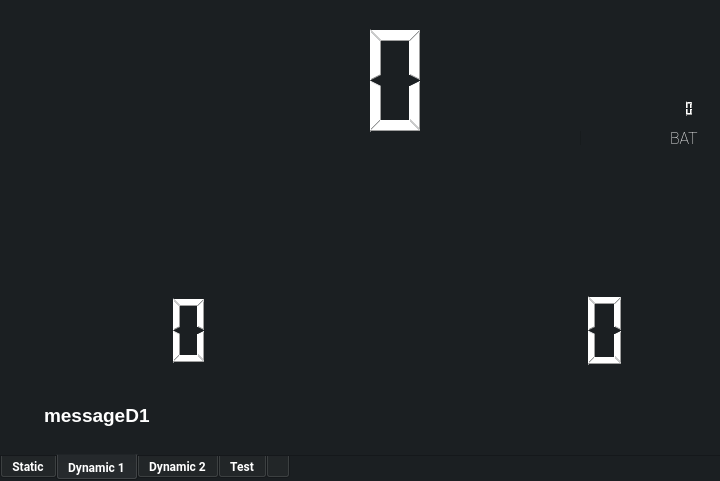
<?xml version="1.0" encoding="UTF-8"?>
<ui version="4.0">
 <class>MainWindow</class>
 <widget class="QMainWindow" name="MainWindow">
  <property name="geometry">
   <rect>
    <x>0</x>
    <y>0</y>
    <width>720</width>
    <height>481</height>
   </rect>
  </property>
  <property name="maximumSize">
   <size>
    <width>800</width>
    <height>700</height>
   </size>
  </property>
  <property name="windowTitle">
   <string>MainWindow</string>
  </property>
  <property name="styleSheet">
   <string notr="true">background-color: rgb(0, 0, 0);</string>
  </property>
  <widget class="QWidget" name="centralWidget">
   <property name="sizePolicy">
    <sizepolicy hsizetype="Maximum" vsizetype="Maximum">
     <horstretch>0</horstretch>
     <verstretch>0</verstretch>
    </sizepolicy>
   </property>
   <widget class="QTabWidget" name="tabWidget">
    <property name="geometry">
     <rect>
      <x>0</x>
      <y>0</y>
      <width>721</width>
      <height>481</height>
     </rect>
    </property>
    <property name="maximumSize">
     <size>
      <width>16777215</width>
      <height>16777215</height>
     </size>
    </property>
    <property name="sizeIncrement">
     <size>
      <width>12</width>
      <height>0</height>
     </size>
    </property>
    <property name="palette">
     <palette>
      <active>
       <colorrole role="WindowText">
        <brush brushstyle="SolidPattern">
         <color alpha="255">
          <red>255</red>
          <green>255</green>
          <blue>255</blue>
         </color>
        </brush>
       </colorrole>
       <colorrole role="Button">
        <brush brushstyle="SolidPattern">
         <color alpha="255">
          <red>27</red>
          <green>31</green>
          <blue>34</blue>
         </color>
        </brush>
       </colorrole>
       <colorrole role="Text">
        <brush brushstyle="SolidPattern">
         <color alpha="255">
          <red>255</red>
          <green>255</green>
          <blue>255</blue>
         </color>
        </brush>
       </colorrole>
       <colorrole role="ButtonText">
        <brush brushstyle="SolidPattern">
         <color alpha="255">
          <red>255</red>
          <green>255</green>
          <blue>255</blue>
         </color>
        </brush>
       </colorrole>
       <colorrole role="Base">
        <brush brushstyle="SolidPattern">
         <color alpha="255">
          <red>27</red>
          <green>31</green>
          <blue>34</blue>
         </color>
        </brush>
       </colorrole>
       <colorrole role="Window">
        <brush brushstyle="SolidPattern">
         <color alpha="255">
          <red>27</red>
          <green>31</green>
          <blue>34</blue>
         </color>
        </brush>
       </colorrole>
      </active>
      <inactive>
       <colorrole role="WindowText">
        <brush brushstyle="SolidPattern">
         <color alpha="255">
          <red>255</red>
          <green>255</green>
          <blue>255</blue>
         </color>
        </brush>
       </colorrole>
       <colorrole role="Button">
        <brush brushstyle="SolidPattern">
         <color alpha="255">
          <red>27</red>
          <green>31</green>
          <blue>34</blue>
         </color>
        </brush>
       </colorrole>
       <colorrole role="Text">
        <brush brushstyle="SolidPattern">
         <color alpha="255">
          <red>255</red>
          <green>255</green>
          <blue>255</blue>
         </color>
        </brush>
       </colorrole>
       <colorrole role="ButtonText">
        <brush brushstyle="SolidPattern">
         <color alpha="255">
          <red>255</red>
          <green>255</green>
          <blue>255</blue>
         </color>
        </brush>
       </colorrole>
       <colorrole role="Base">
        <brush brushstyle="SolidPattern">
         <color alpha="255">
          <red>27</red>
          <green>31</green>
          <blue>34</blue>
         </color>
        </brush>
       </colorrole>
       <colorrole role="Window">
        <brush brushstyle="SolidPattern">
         <color alpha="255">
          <red>27</red>
          <green>31</green>
          <blue>34</blue>
         </color>
        </brush>
       </colorrole>
      </inactive>
      <disabled>
       <colorrole role="WindowText">
        <brush brushstyle="SolidPattern">
         <color alpha="255">
          <red>255</red>
          <green>255</green>
          <blue>255</blue>
         </color>
        </brush>
       </colorrole>
       <colorrole role="Button">
        <brush brushstyle="SolidPattern">
         <color alpha="255">
          <red>27</red>
          <green>31</green>
          <blue>34</blue>
         </color>
        </brush>
       </colorrole>
       <colorrole role="Text">
        <brush brushstyle="SolidPattern">
         <color alpha="255">
          <red>255</red>
          <green>255</green>
          <blue>255</blue>
         </color>
        </brush>
       </colorrole>
       <colorrole role="ButtonText">
        <brush brushstyle="SolidPattern">
         <color alpha="255">
          <red>255</red>
          <green>255</green>
          <blue>255</blue>
         </color>
        </brush>
       </colorrole>
       <colorrole role="Base">
        <brush brushstyle="SolidPattern">
         <color alpha="255">
          <red>27</red>
          <green>31</green>
          <blue>34</blue>
         </color>
        </brush>
       </colorrole>
       <colorrole role="Window">
        <brush brushstyle="SolidPattern">
         <color alpha="255">
          <red>27</red>
          <green>31</green>
          <blue>34</blue>
         </color>
        </brush>
       </colorrole>
      </disabled>
     </palette>
    </property>
    <property name="font">
     <font>
      <family>Roboto</family>
      <weight>75</weight>
      <bold>true</bold>
     </font>
    </property>
    <property name="cursor">
     <cursorShape>BusyCursor</cursorShape>
    </property>
    <property name="layoutDirection">
     <enum>Qt::LeftToRight</enum>
    </property>
    <property name="autoFillBackground">
     <bool>false</bool>
    </property>
    <property name="styleSheet">
     <string notr="true">color: rgb(255, 255, 255);
background-color: rgb(27,31,34);</string>
    </property>
    <property name="tabPosition">
     <enum>QTabWidget::South</enum>
    </property>
    <property name="tabShape">
     <enum>QTabWidget::Rounded</enum>
    </property>
    <property name="currentIndex">
     <number>1</number>
    </property>
    <property name="iconSize">
     <size>
      <width>14</width>
      <height>16</height>
     </size>
    </property>
    <property name="elideMode">
     <enum>Qt::ElideNone</enum>
    </property>
    <property name="documentMode">
     <bool>true</bool>
    </property>
    <property name="tabsClosable">
     <bool>false</bool>
    </property>
    <property name="movable">
     <bool>false</bool>
    </property>
    <widget class="QWidget" name="Static">
     <attribute name="title">
      <string>Static</string>
     </attribute>
     <widget class="QLCDNumber" name="GasS">
      <property name="geometry">
       <rect>
        <x>40</x>
        <y>210</y>
        <width>101</width>
        <height>91</height>
       </rect>
      </property>
      <property name="styleSheet">
       <string notr="true">color: rgb(255, 255, 255);</string>
      </property>
      <property name="lineWidth">
       <number>-1</number>
      </property>
      <property name="midLineWidth">
       <number>1</number>
      </property>
      <property name="numDigits">
       <number>2</number>
      </property>
      <property name="digitCount">
       <number>2</number>
      </property>
      <property name="value" stdset="0">
       <double>0.000000000000000</double>
      </property>
     </widget>
     <widget class="QTextBrowser" name="BlabelS">
      <property name="geometry">
       <rect>
        <x>170</x>
        <y>-50</y>
        <width>141</width>
        <height>41</height>
       </rect>
      </property>
      <property name="html">
       <string>&lt;!DOCTYPE HTML PUBLIC &quot;-//W3C//DTD HTML 4.0//EN&quot; &quot;http://www.w3.org/TR/REC-html40/strict.dtd&quot;&gt;
&lt;html&gt;&lt;head&gt;&lt;meta name=&quot;qrichtext&quot; content=&quot;1&quot; /&gt;&lt;style type=&quot;text/css&quot;&gt;
p, li { white-space: pre-wrap; }
&lt;/style&gt;&lt;/head&gt;&lt;body style=&quot; font-family:'Roboto'; font-size:12pt; font-weight:200; font-style:normal;&quot;&gt;
&lt;p style=&quot; margin-top:0px; margin-bottom:0px; margin-left:0px; margin-right:0px; -qt-block-indent:0; text-indent:0px;&quot;&gt;&lt;span style=&quot; font-size:16pt; color:#ffffff;&quot;&gt;Battery&lt;/span&gt;&lt;/p&gt;&lt;/body&gt;&lt;/html&gt;</string>
      </property>
     </widget>
     <widget class="QLCDNumber" name="BatS">
      <property name="geometry">
       <rect>
        <x>450</x>
        <y>30</y>
        <width>221</width>
        <height>101</height>
       </rect>
      </property>
      <property name="autoFillBackground">
       <bool>false</bool>
      </property>
      <property name="styleSheet">
       <string notr="true">color: rgb(255, 255, 255);</string>
      </property>
      <property name="lineWidth">
       <number>-1</number>
      </property>
      <property name="midLineWidth">
       <number>1</number>
      </property>
      <property name="numDigits">
       <number>4</number>
      </property>
      <property name="value" stdset="0">
       <double>0.000000000000000</double>
      </property>
     </widget>
     <widget class="QTextBrowser" name="LSpeedS">
      <property name="geometry">
       <rect>
        <x>-30</x>
        <y>-50</y>
        <width>171</width>
        <height>41</height>
       </rect>
      </property>
      <property name="html">
       <string>&lt;!DOCTYPE HTML PUBLIC &quot;-//W3C//DTD HTML 4.0//EN&quot; &quot;http://www.w3.org/TR/REC-html40/strict.dtd&quot;&gt;
&lt;html&gt;&lt;head&gt;&lt;meta name=&quot;qrichtext&quot; content=&quot;1&quot; /&gt;&lt;style type=&quot;text/css&quot;&gt;
p, li { white-space: pre-wrap; }
&lt;/style&gt;&lt;/head&gt;&lt;body style=&quot; font-family:'Roboto'; font-size:12pt; font-weight:200; font-style:normal;&quot;&gt;
&lt;p style=&quot; margin-top:0px; margin-bottom:0px; margin-left:0px; margin-right:0px; -qt-block-indent:0; text-indent:0px;&quot;&gt;&lt;span style=&quot; font-size:16pt; color:#ffffff;&quot;&gt;Engine Speed&lt;/span&gt;&lt;/p&gt;&lt;/body&gt;&lt;/html&gt;</string>
      </property>
     </widget>
     <widget class="QLCDNumber" name="CoolantTempS">
      <property name="geometry">
       <rect>
        <x>240</x>
        <y>210</y>
        <width>159</width>
        <height>91</height>
       </rect>
      </property>
      <property name="styleSheet">
       <string notr="true">color: rgb(255, 255, 255);</string>
      </property>
      <property name="lineWidth">
       <number>-1</number>
      </property>
      <property name="midLineWidth">
       <number>1</number>
      </property>
      <property name="smallDecimalPoint">
       <bool>false</bool>
      </property>
      <property name="numDigits">
       <number>3</number>
      </property>
      <property name="value" stdset="0">
       <double>0.000000000000000</double>
      </property>
     </widget>
     <widget class="QLCDNumber" name="RPMS">
      <property name="geometry">
       <rect>
        <x>140</x>
        <y>30</y>
        <width>265</width>
        <height>101</height>
       </rect>
      </property>
      <property name="styleSheet">
       <string notr="true">color: rgb(255, 255, 255);
background-color: rgb(27,31,34);</string>
      </property>
      <property name="lineWidth">
       <number>-1</number>
      </property>
      <property name="midLineWidth">
       <number>1</number>
      </property>
      <property name="value" stdset="0">
       <double>0.000000000000000</double>
      </property>
     </widget>
     <widget class="QLCDNumber" name="OilTempS">
      <property name="geometry">
       <rect>
        <x>500</x>
        <y>200</y>
        <width>151</width>
        <height>101</height>
       </rect>
      </property>
      <property name="styleSheet">
       <string notr="true">color: rgb(255, 255, 255);</string>
      </property>
      <property name="lineWidth">
       <number>-1</number>
      </property>
      <property name="midLineWidth">
       <number>1</number>
      </property>
      <property name="numDigits">
       <number>3</number>
      </property>
      <property name="value" stdset="0">
       <double>0.000000000000000</double>
      </property>
     </widget>
     <widget class="QTextBrowser" name="MessageS">
      <property name="geometry">
       <rect>
        <x>30</x>
        <y>340</y>
        <width>651</width>
        <height>51</height>
       </rect>
      </property>
      <property name="styleSheet">
       <string notr="true">background-color: rgb(27,31,34);</string>
      </property>
      <property name="frameShape">
       <enum>QFrame::NoFrame</enum>
      </property>
      <property name="frameShadow">
       <enum>QFrame::Plain</enum>
      </property>
      <property name="lineWidth">
       <number>0</number>
      </property>
      <property name="html">
       <string>&lt;!DOCTYPE HTML PUBLIC &quot;-//W3C//DTD HTML 4.0//EN&quot; &quot;http://www.w3.org/TR/REC-html40/strict.dtd&quot;&gt;
&lt;html&gt;&lt;head&gt;&lt;meta name=&quot;qrichtext&quot; content=&quot;1&quot; /&gt;&lt;style type=&quot;text/css&quot;&gt;
p, li { white-space: pre-wrap; }
&lt;/style&gt;&lt;/head&gt;&lt;body style=&quot; font-family:'Roboto'; font-size:12pt; font-weight:200; font-style:normal;&quot;&gt;
&lt;p style=&quot; margin-top:0px; margin-bottom:0px; margin-left:0px; margin-right:0px; -qt-block-indent:0; text-indent:0px;&quot;&gt;&lt;span style=&quot; font-size:14pt; font-weight:600; color:#ffffff;&quot;&gt;messageS&lt;/span&gt;&lt;/p&gt;&lt;/body&gt;&lt;/html&gt;</string>
      </property>
     </widget>
    </widget>
    <widget class="QWidget" name="Dynamic1">
     <attribute name="title">
      <string>Dynamic 1</string>
     </attribute>
     <widget class="QLCDNumber" name="speedD1">
      <property name="geometry">
       <rect>
        <x>130</x>
        <y>290</y>
        <width>81</width>
        <height>81</height>
       </rect>
      </property>
      <property name="autoFillBackground">
       <bool>false</bool>
      </property>
      <property name="styleSheet">
       <string notr="true">color: rgb(255, 255, 255);
background-color: rgb(27,31,34);</string>
      </property>
      <property name="frameShape">
       <enum>QFrame::NoFrame</enum>
      </property>
      <property name="frameShadow">
       <enum>QFrame::Plain</enum>
      </property>
      <property name="lineWidth">
       <number>4</number>
      </property>
      <property name="midLineWidth">
       <number>0</number>
      </property>
      <property name="smallDecimalPoint">
       <bool>false</bool>
      </property>
      <property name="numDigits">
       <number>2</number>
      </property>
      <property name="value" stdset="0">
       <double>0.000000000000000</double>
      </property>
     </widget>
     <widget class="QLCDNumber" name="ETCD1">
      <property name="geometry">
       <rect>
        <x>500</x>
        <y>290</y>
        <width>131</width>
        <height>81</height>
       </rect>
      </property>
      <property name="styleSheet">
       <string notr="true">color: rgb(255, 255, 255);
background-color: rgb(27,31,34);</string>
      </property>
      <property name="frameShape">
       <enum>QFrame::NoFrame</enum>
      </property>
      <property name="frameShadow">
       <enum>QFrame::Plain</enum>
      </property>
      <property name="lineWidth">
       <number>0</number>
      </property>
      <property name="midLineWidth">
       <number>0</number>
      </property>
      <property name="numDigits">
       <number>3</number>
      </property>
      <property name="value" stdset="0">
       <double>0.000000000000000</double>
      </property>
     </widget>
     <widget class="QTextBrowser" name="MessageD1">
      <property name="geometry">
       <rect>
        <x>40</x>
        <y>400</y>
        <width>651</width>
        <height>41</height>
       </rect>
      </property>
      <property name="styleSheet">
       <string notr="true">background-color: rgb(27,31,34);</string>
      </property>
      <property name="frameShape">
       <enum>QFrame::NoFrame</enum>
      </property>
      <property name="frameShadow">
       <enum>QFrame::Plain</enum>
      </property>
      <property name="lineWidth">
       <number>0</number>
      </property>
      <property name="html">
       <string>&lt;!DOCTYPE HTML PUBLIC &quot;-//W3C//DTD HTML 4.0//EN&quot; &quot;http://www.w3.org/TR/REC-html40/strict.dtd&quot;&gt;
&lt;html&gt;&lt;head&gt;&lt;meta name=&quot;qrichtext&quot; content=&quot;1&quot; /&gt;&lt;style type=&quot;text/css&quot;&gt;
p, li { white-space: pre-wrap; }
&lt;/style&gt;&lt;/head&gt;&lt;body style=&quot; font-family:'Roboto'; font-size:12pt; font-weight:200; font-style:normal;&quot;&gt;
&lt;p style=&quot; margin-top:0px; margin-bottom:0px; margin-left:0px; margin-right:0px; -qt-block-indent:0; text-indent:0px;&quot;&gt;&lt;span style=&quot; font-size:14pt; font-weight:600; color:#ffffff;&quot;&gt;messageD1&lt;/span&gt;&lt;/p&gt;&lt;/body&gt;&lt;/html&gt;</string>
      </property>
     </widget>
     <widget class="QLCDNumber" name="RPMD1">
      <property name="geometry">
       <rect>
        <x>80</x>
        <y>20</y>
        <width>391</width>
        <height>121</height>
       </rect>
      </property>
      <property name="styleSheet">
       <string notr="true">color: rgb(255, 255, 255);
background-color: rgb(27,31,34);</string>
      </property>
      <property name="frameShape">
       <enum>QFrame::NoFrame</enum>
      </property>
      <property name="frameShadow">
       <enum>QFrame::Plain</enum>
      </property>
      <property name="lineWidth">
       <number>0</number>
      </property>
      <property name="midLineWidth">
       <number>0</number>
      </property>
      <property name="smallDecimalPoint">
       <bool>false</bool>
      </property>
      <property name="numDigits">
       <number>5</number>
      </property>
      <property name="digitCount">
       <number>5</number>
      </property>
      <property name="value" stdset="0">
       <double>0.000000000000000</double>
      </property>
      <property name="intValue" stdset="0">
       <number>0</number>
      </property>
     </widget>
     <widget class="QProgressBar" name="BATprogD1">
      <property name="geometry">
       <rect>
        <x>580</x>
        <y>130</y>
        <width>81</width>
        <height>16</height>
       </rect>
      </property>
      <property name="styleSheet">
       <string notr="true">border-color: rgb(37, 41, 44);</string>
      </property>
      <property name="minimum">
       <number>9</number>
      </property>
      <property name="maximum">
       <number>14</number>
      </property>
      <property name="value">
       <number>8</number>
      </property>
      <property name="textVisible">
       <bool>false</bool>
      </property>
      <property name="format">
       <string>%p%</string>
      </property>
     </widget>
     <widget class="QLabel" name="label_3">
      <property name="geometry">
       <rect>
        <x>0</x>
        <y>0</y>
        <width>731</width>
        <height>491</height>
       </rect>
      </property>
      <property name="styleSheet">
       <string notr="true">background-image:
url(/home/pi/fsae/FSAEdash/DashTemplateD1.png);
</string>
      </property>
      <property name="text">
       <string/>
      </property>
     </widget>
     <widget class="QLCDNumber" name="EXTRAD1">
      <property name="geometry">
       <rect>
        <x>650</x>
        <y>100</y>
        <width>51</width>
        <height>16</height>
       </rect>
      </property>
      <property name="styleSheet">
       <string notr="true">color: rgb(255, 255, 255);
background-color: rgb(27,31,34);</string>
      </property>
      <property name="frameShape">
       <enum>QFrame::NoFrame</enum>
      </property>
      <property name="lineWidth">
       <number>0</number>
      </property>
      <property name="midLineWidth">
       <number>0</number>
      </property>
      <property name="value" stdset="0">
       <double>0.000000000000000</double>
      </property>
     </widget>
     <widget class="QLabel" name="label_10">
      <property name="geometry">
       <rect>
        <x>670</x>
        <y>130</y>
        <width>31</width>
        <height>16</height>
       </rect>
      </property>
      <property name="font">
       <font>
        <family>Roboto</family>
        <pointsize>12</pointsize>
        <weight>9</weight>
        <italic>false</italic>
        <bold>false</bold>
       </font>
      </property>
      <property name="styleSheet">
       <string notr="true">font: 75 12pt &quot;Roboto&quot;;
font: 75 12pt &quot;Roboto&quot;;
font: 75 12pt &quot;Roboto&quot;;</string>
      </property>
      <property name="text">
       <string>BAT</string>
      </property>
     </widget>
     <zorder>label_3</zorder>
     <zorder>speedD1</zorder>
     <zorder>ETCD1</zorder>
     <zorder>MessageD1</zorder>
     <zorder>RPMD1</zorder>
     <zorder>BATprogD1</zorder>
     <zorder>EXTRAD1</zorder>
     <zorder>label_10</zorder>
    </widget>
    <widget class="QWidget" name="Dynamic2">
     <attribute name="title">
      <string>Dynamic 2</string>
     </attribute>
     <widget class="QProgressBar" name="RPMprogD2">
      <property name="geometry">
       <rect>
        <x>30</x>
        <y>300</y>
        <width>471</width>
        <height>141</height>
       </rect>
      </property>
      <property name="styleSheet">
       <string notr="true">selection-background-color: rgb(0, 255, 0);
background-color: rgb(27,31,34);
border-color: rgb(27, 31, 34);</string>
      </property>
      <property name="minimum">
       <number>0</number>
      </property>
      <property name="maximum">
       <number>13000</number>
      </property>
      <property name="value">
       <number>100</number>
      </property>
      <property name="textVisible">
       <bool>false</bool>
      </property>
     </widget>
     <widget class="QProgressBar" name="EXTRAprogD2">
      <property name="geometry">
       <rect>
        <x>560</x>
        <y>110</y>
        <width>111</width>
        <height>20</height>
       </rect>
      </property>
      <property name="styleSheet">
       <string notr="true">border-color: rgb(27, 31, 34);</string>
      </property>
      <property name="minimum">
       <number>0</number>
      </property>
      <property name="maximum">
       <number>100</number>
      </property>
      <property name="value">
       <number>0</number>
      </property>
      <property name="textVisible">
       <bool>false</bool>
      </property>
     </widget>
     <widget class="QLCDNumber" name="EXTRAD2">
      <property name="geometry">
       <rect>
        <x>310</x>
        <y>100</y>
        <width>121</width>
        <height>31</height>
       </rect>
      </property>
      <property name="styleSheet">
       <string notr="true">color: rgb(255, 255, 255);
background-color: rgb(27,31,34);</string>
      </property>
      <property name="frameShape">
       <enum>QFrame::NoFrame</enum>
      </property>
      <property name="lineWidth">
       <number>0</number>
      </property>
      <property name="midLineWidth">
       <number>0</number>
      </property>
      <property name="value" stdset="0">
       <double>0.000000000000000</double>
      </property>
     </widget>
     <widget class="QLabel" name="label_8">
      <property name="geometry">
       <rect>
        <x>50</x>
        <y>110</y>
        <width>31</width>
        <height>16</height>
       </rect>
      </property>
      <property name="font">
       <font>
        <family>Roboto</family>
        <pointsize>12</pointsize>
        <weight>9</weight>
        <italic>false</italic>
        <bold>false</bold>
       </font>
      </property>
      <property name="styleSheet">
       <string notr="true">font: 75 12pt &quot;Roboto&quot;;
font: 75 12pt &quot;Roboto&quot;;</string>
      </property>
      <property name="text">
       <string>BAT</string>
      </property>
     </widget>
     <widget class="QTextBrowser" name="MessageD2">
      <property name="geometry">
       <rect>
        <x>30</x>
        <y>30</y>
        <width>651</width>
        <height>51</height>
       </rect>
      </property>
      <property name="styleSheet">
       <string notr="true">background-color: rgb(27,31,34);</string>
      </property>
      <property name="frameShape">
       <enum>QFrame::NoFrame</enum>
      </property>
      <property name="frameShadow">
       <enum>QFrame::Plain</enum>
      </property>
      <property name="lineWidth">
       <number>0</number>
      </property>
      <property name="html">
       <string>&lt;!DOCTYPE HTML PUBLIC &quot;-//W3C//DTD HTML 4.0//EN&quot; &quot;http://www.w3.org/TR/REC-html40/strict.dtd&quot;&gt;
&lt;html&gt;&lt;head&gt;&lt;meta name=&quot;qrichtext&quot; content=&quot;1&quot; /&gt;&lt;style type=&quot;text/css&quot;&gt;
p, li { white-space: pre-wrap; }
&lt;/style&gt;&lt;/head&gt;&lt;body style=&quot; font-family:'Roboto'; font-size:12pt; font-weight:200; font-style:normal;&quot;&gt;
&lt;p style=&quot; margin-top:0px; margin-bottom:0px; margin-left:0px; margin-right:0px; -qt-block-indent:0; text-indent:0px;&quot;&gt;&lt;span style=&quot; font-size:14pt; font-weight:600; color:#ffffff;&quot;&gt;messageD2&lt;/span&gt;&lt;/p&gt;&lt;/body&gt;&lt;/html&gt;</string>
      </property>
     </widget>
     <widget class="QLabel" name="label_4">
      <property name="geometry">
       <rect>
        <x>0</x>
        <y>0</y>
        <width>711</width>
        <height>471</height>
       </rect>
      </property>
      <property name="styleSheet">
       <string notr="true">background-image:
url(/home/pi/fsae/FSAEdash/DashTemplateD2.png);</string>
      </property>
      <property name="text">
       <string/>
      </property>
     </widget>
     <widget class="QLCDNumber" name="speedD2">
      <property name="geometry">
       <rect>
        <x>100</x>
        <y>210</y>
        <width>101</width>
        <height>81</height>
       </rect>
      </property>
      <property name="autoFillBackground">
       <bool>false</bool>
      </property>
      <property name="styleSheet">
       <string notr="true">color: rgb(255, 255, 255);
background-color: rgb(27,31,34);</string>
      </property>
      <property name="frameShape">
       <enum>QFrame::NoFrame</enum>
      </property>
      <property name="frameShadow">
       <enum>QFrame::Plain</enum>
      </property>
      <property name="lineWidth">
       <number>4</number>
      </property>
      <property name="midLineWidth">
       <number>0</number>
      </property>
      <property name="smallDecimalPoint">
       <bool>false</bool>
      </property>
      <property name="numDigits">
       <number>2</number>
      </property>
      <property name="value" stdset="0">
       <double>0.000000000000000</double>
      </property>
     </widget>
     <widget class="QLCDNumber" name="ETCD2">
      <property name="geometry">
       <rect>
        <x>370</x>
        <y>210</y>
        <width>131</width>
        <height>81</height>
       </rect>
      </property>
      <property name="styleSheet">
       <string notr="true">color: rgb(255, 255, 255);
background-color: rgb(27,31,34);</string>
      </property>
      <property name="frameShape">
       <enum>QFrame::NoFrame</enum>
      </property>
      <property name="frameShadow">
       <enum>QFrame::Plain</enum>
      </property>
      <property name="lineWidth">
       <number>0</number>
      </property>
      <property name="midLineWidth">
       <number>0</number>
      </property>
      <property name="numDigits">
       <number>3</number>
      </property>
      <property name="value" stdset="0">
       <double>0.000000000000000</double>
      </property>
     </widget>
     <widget class="QProgressBar" name="BATprogD2">
      <property name="geometry">
       <rect>
        <x>100</x>
        <y>109</y>
        <width>131</width>
        <height>21</height>
       </rect>
      </property>
      <property name="styleSheet">
       <string notr="true">border-color: rgb(27, 31, 34);</string>
      </property>
      <property name="minimum">
       <number>9</number>
      </property>
      <property name="maximum">
       <number>14</number>
      </property>
      <property name="value">
       <number>8</number>
      </property>
      <property name="textVisible">
       <bool>false</bool>
      </property>
     </widget>
     <zorder>label_4</zorder>
     <zorder>RPMprogD2</zorder>
     <zorder>EXTRAprogD2</zorder>
     <zorder>EXTRAD2</zorder>
     <zorder>label_8</zorder>
     <zorder>MessageD2</zorder>
     <zorder>speedD2</zorder>
     <zorder>ETCD2</zorder>
     <zorder>BATprogD2</zorder>
    </widget>
    <widget class="QWidget" name="Test">
     <attribute name="title">
      <string>Test</string>
     </attribute>
     <widget class="QLabel" name="ch1l">
      <property name="geometry">
       <rect>
        <x>60</x>
        <y>0</y>
        <width>161</width>
        <height>71</height>
       </rect>
      </property>
      <property name="font">
       <font>
        <family>Roboto</family>
        <pointsize>28</pointsize>
        <weight>3</weight>
        <italic>false</italic>
        <bold>false</bold>
       </font>
      </property>
      <property name="styleSheet">
       <string notr="true">color: rgb(255, 255, 255);
font: 25 28pt &quot;Roboto&quot;;</string>
      </property>
      <property name="text">
       <string>Channel 1</string>
      </property>
      <property name="textFormat">
       <enum>Qt::PlainText</enum>
      </property>
     </widget>
     <widget class="QLabel" name="ch2l">
      <property name="geometry">
       <rect>
        <x>370</x>
        <y>0</y>
        <width>161</width>
        <height>71</height>
       </rect>
      </property>
      <property name="font">
       <font>
        <family>Roboto</family>
        <pointsize>28</pointsize>
        <weight>3</weight>
        <italic>false</italic>
        <bold>false</bold>
       </font>
      </property>
      <property name="styleSheet">
       <string notr="true">color: rgb(255, 255, 255);
font: 25 28pt &quot;Roboto&quot;;</string>
      </property>
      <property name="text">
       <string>Channel 2</string>
      </property>
      <property name="textFormat">
       <enum>Qt::PlainText</enum>
      </property>
     </widget>
     <widget class="QLCDNumber" name="ch2">
      <property name="geometry">
       <rect>
        <x>350</x>
        <y>70</y>
        <width>191</width>
        <height>131</height>
       </rect>
      </property>
      <property name="styleSheet">
       <string notr="true">color: rgb(255, 255, 255);</string>
      </property>
      <property name="midLineWidth">
       <number>1</number>
      </property>
      <property name="numDigits">
       <number>5</number>
      </property>
      <property name="value" stdset="0">
       <double>298.000000000000000</double>
      </property>
     </widget>
     <widget class="QLCDNumber" name="ch1">
      <property name="geometry">
       <rect>
        <x>40</x>
        <y>60</y>
        <width>191</width>
        <height>131</height>
       </rect>
      </property>
      <property name="styleSheet">
       <string notr="true">color: rgb(255, 255, 255);</string>
      </property>
      <property name="midLineWidth">
       <number>1</number>
      </property>
      <property name="numDigits">
       <number>5</number>
      </property>
      <property name="value" stdset="0">
       <double>298.000000000000000</double>
      </property>
     </widget>
     <widget class="QLabel" name="ch4l">
      <property name="geometry">
       <rect>
        <x>350</x>
        <y>200</y>
        <width>161</width>
        <height>71</height>
       </rect>
      </property>
      <property name="font">
       <font>
        <family>Roboto</family>
        <pointsize>28</pointsize>
        <weight>3</weight>
        <italic>false</italic>
        <bold>false</bold>
       </font>
      </property>
      <property name="styleSheet">
       <string notr="true">color: rgb(255, 255, 255);
font: 25 28pt &quot;Roboto&quot;;</string>
      </property>
      <property name="text">
       <string>Channel 4</string>
      </property>
      <property name="textFormat">
       <enum>Qt::PlainText</enum>
      </property>
     </widget>
     <widget class="QLCDNumber" name="ch4">
      <property name="geometry">
       <rect>
        <x>350</x>
        <y>270</y>
        <width>191</width>
        <height>131</height>
       </rect>
      </property>
      <property name="styleSheet">
       <string notr="true">color: rgb(255, 255, 255);</string>
      </property>
      <property name="midLineWidth">
       <number>1</number>
      </property>
      <property name="numDigits">
       <number>5</number>
      </property>
      <property name="value" stdset="0">
       <double>298.000000000000000</double>
      </property>
     </widget>
     <widget class="QLabel" name="ch3l">
      <property name="geometry">
       <rect>
        <x>40</x>
        <y>190</y>
        <width>161</width>
        <height>71</height>
       </rect>
      </property>
      <property name="font">
       <font>
        <family>Roboto</family>
        <pointsize>28</pointsize>
        <weight>3</weight>
        <italic>false</italic>
        <bold>false</bold>
       </font>
      </property>
      <property name="styleSheet">
       <string notr="true">color: rgb(255, 255, 255);
font: 25 28pt &quot;Roboto&quot;;</string>
      </property>
      <property name="text">
       <string>Channel 3</string>
      </property>
      <property name="textFormat">
       <enum>Qt::PlainText</enum>
      </property>
     </widget>
     <widget class="QLCDNumber" name="ch3">
      <property name="geometry">
       <rect>
        <x>30</x>
        <y>270</y>
        <width>191</width>
        <height>131</height>
       </rect>
      </property>
      <property name="styleSheet">
       <string notr="true">color: rgb(255, 255, 255);</string>
      </property>
      <property name="midLineWidth">
       <number>1</number>
      </property>
      <property name="numDigits">
       <number>5</number>
      </property>
      <property name="value" stdset="0">
       <double>298.000000000000000</double>
      </property>
     </widget>
    </widget>
    <widget class="QWidget" name="tab">
     <attribute name="title">
      <string/>
     </attribute>
    </widget>
   </widget>
  </widget>
 </widget>
 <layoutdefault spacing="6" margin="11"/>
 <resources/>
 <connections/>
</ui>
